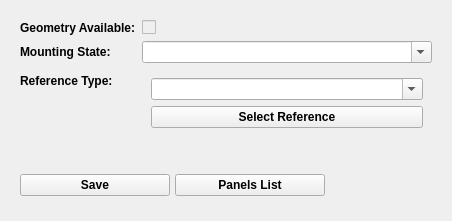
                                  <widget class="QWidget" name="page_pan">
                                    <layout class="QVBoxLayout" name="verticalLayout_25">
                                      <item>
                                        <widget class="QWidget" name="formLayout_pan" native="true">
                                          <layout class="QFormLayout" name="formLayout">
                                            <item row="0" column="0">
                                              <widget class="QLabel" name="label_39">
                                                <property name="font">
                                                  <font>
                                                    <weight>75</weight>
                                                    <bold>true</bold>
                                                  </font>
                                                </property>
                                                <property name="text">
                                                  <string>Geometry Available:</string>
                                                </property>
                                              </widget>
                                            </item>
                                            <item row="0" column="1">
                                              <widget class="QCheckBox" name="is_pan">
                                                <property name="enabled">
                                                  <bool>false</bool>
                                                </property>
                                                <property name="text">
                                                  <string />
                                                </property>
                                              </widget>
                                            </item>
                                            <item row="1" column="1">
                                              <widget class="QComboBox" name="etat_mont">
                                                <property name="editable">
                                                  <bool>true</bool>
                                                </property>
                                              </widget>
                                            </item>
                                            <item row="2" column="0">
                                              <widget class="QLabel" name="label_31">
                                                <property name="font">
                                                  <font>
                                                    <weight>75</weight>
                                                    <bold>true</bold>
                                                  </font>
                                                </property>
                                                <property name="text">
                                                  <string>Reference Type:</string>
                                                </property>
                                              </widget>
                                            </item>
                                            <item row="2" column="1">
                                              <widget class="QFrame" name="frame_14">
                                                <property name="minimumSize">
                                                  <size>
                                                    <width>290</width>
                                                    <height>80</height>
                                                  </size>
                                                </property>
                                                <property name="frameShape">
                                                  <enum>QFrame::NoFrame</enum>
                                                </property>
                                                <property name="frameShadow">
                                                  <enum>QFrame::Raised</enum>
                                                </property>
                                                <layout class="QVBoxLayout" name="verticalLayout_17">
                                                  <item>
                                                    <widget class="QComboBox" name="dyn_ref2">
                                                      <property name="editable">
                                                        <bool>true</bool>
                                                      </property>
                                                    </widget>
                                                  </item>
                                                  <item>
                                                    <widget class="QPushButton" name="select_ref2">
                                                      <property name="font">
                                                        <font>
                                                          <weight>75</weight>
                                                          <bold>true</bold>
                                                        </font>
                                                      </property>
                                                      <property name="text">
                                                        <string>Select Reference</string>
                                                      </property>
                                                      <property name="icon">
                                                        <iconset>
                                                          <normaloff>../icons/icons8-select-50.png</normaloff>../icons/icons8-select-50.png</iconset>
                                                      </property>
                                                    </widget>
                                                  </item>
                                                  <item>
                                                    <widget class="QFrame" name="frame_15">
                                                      <property name="frameShape">
                                                        <enum>QFrame::NoFrame</enum>
                                                      </property>
                                                      <property name="frameShadow">
                                                        <enum>QFrame::Raised</enum>
                                                      </property>
                                                      <layout class="QVBoxLayout" name="verticalLayout_18">
                                                        <property name="leftMargin">
                                                          <number>0</number>
                                                        </property>
                                                        <property name="topMargin">
                                                          <number>0</number>
                                                        </property>
                                                        <property name="rightMargin">
                                                          <number>0</number>
                                                        </property>
                                                        <property name="bottomMargin">
                                                          <number>0</number>
                                                        </property>
                                                        <item>
                                                          <widget class="QLabel" name="ref_name2">
                                                            <property name="minimumSize">
                                                              <size>
                                                                <width>0</width>
                                                                <height>25</height>
                                                              </size>
                                                            </property>
                                                            <property name="font">
                                                              <font>
                                                                <weight>75</weight>
                                                                <bold>true</bold>
                                                              </font>
                                                            </property>
                                                            <property name="frameShape">
                                                              <enum>QFrame::NoFrame</enum>
                                                            </property>
                                                            <property name="text">
                                                              <string />
                                                            </property>
                                                            <property name="wordWrap">
                                                              <bool>true</bool>
                                                            </property>
                                                          </widget>
                                                        </item>
                                                      </layout>
                                                    </widget>
                                                  </item>
                                                </layout>
                                              </widget>
                                            </item>
                                            <item row="3" column="0" colspan="2">
                                              <layout class="QHBoxLayout" name="horizontalLayout_17">
                                                <property name="spacing">
                                                  <number>5</number>
                                                </property>
                                                <property name="bottomMargin">
                                                  <number>5</number>
                                                </property>
                                                <item>
                                                  <widget class="QPushButton" name="submit_pan">
                                                    <property name="maximumSize">
                                                      <size>
                                                        <width>150</width>
                                                        <height>16777215</height>
                                                      </size>
                                                    </property>
                                                    <property name="font">
                                                      <font>
                                                        <weight>75</weight>
                                                        <bold>true</bold>
                                                      </font>
                                                    </property>
                                                    <property name="toolTip">
                                                      <string>Save information and geometry in the database</string>
                                                    </property>
                                                    <property name="text">
                                                      <string>Save</string>
                                                    </property>
                                                    <property name="icon">
                                                      <iconset>
                                                        <normaloff>../icons/icons8-save-50.png</normaloff>../icons/icons8-save-50.png</iconset>
                                                    </property>
                                                  </widget>
                                                </item>
                                                <item>
                                                  <widget class="QPushButton" name="list_pan">
                                                    <property name="maximumSize">
                                                      <size>
                                                        <width>150</width>
                                                        <height>16777215</height>
                                                      </size>
                                                    </property>
                                                    <property name="font">
                                                      <font>
                                                        <weight>75</weight>
                                                        <bold>true</bold>
                                                      </font>
                                                    </property>
                                                    <property name="toolTip">
                                                      <string>Save information and geometry in the database</string>
                                                    </property>
                                                    <property name="text">
                                                      <string>Panels List</string>
                                                    </property>
                                                    <property name="icon">
                                                      <iconset>
                                                        <normaloff>../icons/icons8-list-50.png</normaloff>../icons/icons8-list-50.png</iconset>
                                                    </property>
                                                  </widget>
                                                </item>
                                              </layout>
                                            </item>
                                            <item row="1" column="0">
                                              <widget class="QLabel" name="label_30">
                                                <property name="font">
                                                  <font>
                                                    <weight>75</weight>
                                                    <bold>true</bold>
                                                  </font>
                                                </property>
                                                <property name="text">
                                                  <string>Mounting State:</string>
                                                </property>
                                              </widget>
                                            </item>
                                          </layout>
                                        </widget>
                                      </item>
                                    </layout>
                                  </widget>
